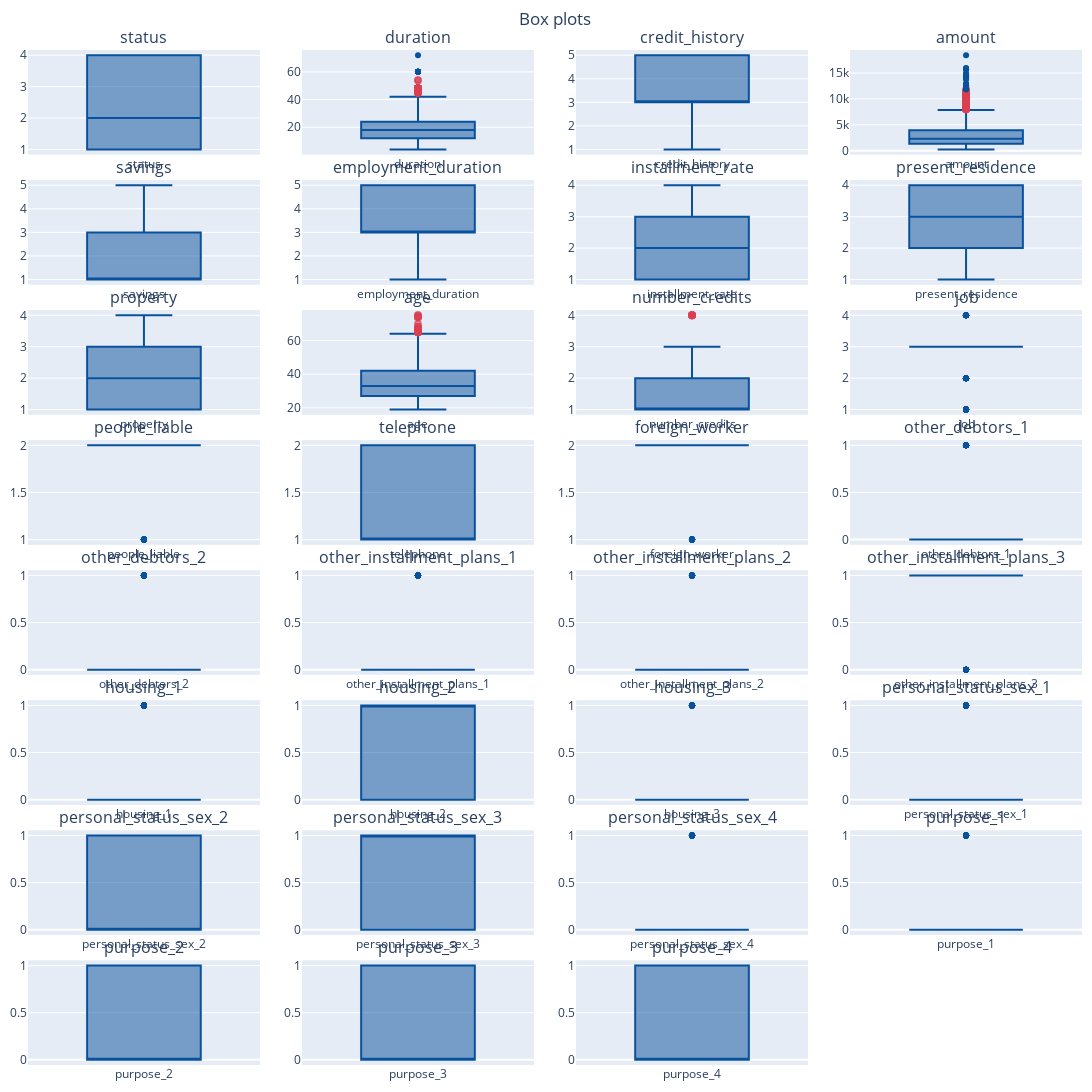

The cell this chart's notebook holds for it:
### Code cell
titles = tuple(pre_df.keys()[0:-1])
rows = math.ceil(len(titles)/4)
fig = make_subplots(rows=rows, cols=4, subplot_titles = titles, vertical_spacing=0.025, horizontal_spacing=0.04)
layout = get_layout("Box plots", height=1200/5 * rows)
for index,feature in enumerate(titles):
    # print(f"row={index//4+1}, col={index%4+1}")
    fig.add_trace(get_boxplot_trace(feature, pre_df[feature]) ,row=index//4+1, col=index%4+1)
fig.update_layout(layout)
fig.show()     
if SAVE_IMAGES:
    pio.write_image(fig, f"{images_folder}/boxplots_preprocessed.png")

### Figure 1 — Plotly figure (JSON) as saved in the notebook; plotly's stock layout.template omitted (floating-point values rounded to 4 significant figures; data arrays with more than 128 entries replaced by an {"elided": "..."} marker saying what was removed)
{"data": [{"boxpoints": "suspectedoutliers", "line": {"color": "rgb(8,81,156)"}, "marker": {"color": "rgb(8,81,156)", "line": {"outliercolor": "rgba(219, 64, 82, 0.6)", "outlierwidth": 2}, "outliercolor": "rgba(219, 64, 82, 0.6)"}, "name": "status", "type": "box", "xaxis": "x", "y": {"elided": "1000 int values"}, "yaxis": "y"}, {"boxpoints": "suspectedoutliers", "line": {"color": "rgb(8,81,156)"}, "marker": {"color": "rgb(8,81,156)", "line": {"outliercolor": "rgba(219, 64, 82, 0.6)", "outlierwidth": 2}, "outliercolor": "rgba(219, 64, 82, 0.6)"}, "name": "duration", "type": "box", "xaxis": "x2", "y": {"elided": "1000 int values"}, "yaxis": "y2"}, {"boxpoints": "suspectedoutliers", "line": {"color": "rgb(8,81,156)"}, "marker": {"color": "rgb(8,81,156)", "line": {"outliercolor": "rgba(219, 64, 82, 0.6)", "outlierwidth": 2}, "outliercolor": "rgba(219, 64, 82, 0.6)"}, "name": "credit_history", "type": "box", "xaxis": "x3", "y": {"elided": "1000 int values"}, "yaxis": "y3"}, {"boxpoints": "suspectedoutliers", "line": {"color": "rgb(8,81,156)"}, "marker": {"color": "rgb(8,81,156)", "line": {"outliercolor": "rgba(219, 64, 82, 0.6)", "outlierwidth": 2}, "outliercolor": "rgba(219, 64, 82, 0.6)"}, "name": "amount", "type": "box", "xaxis": "x4", "y": {"elided": "1000 int values"}, "yaxis": "y4"}, {"boxpoints": "suspectedoutliers", "line": {"color": "rgb(8,81,156)"}, "marker": {"color": "rgb(8,81,156)", "line": {"outliercolor": "rgba(219, 64, 82, 0.6)", "outlierwidth": 2}, "outliercolor": "rgba(219, 64, 82, 0.6)"}, "name": "savings", "type": "box", "xaxis": "x5", "y": {"elided": "1000 int values"}, "yaxis": "y5"}, {"boxpoints": "suspectedoutliers", "line": {"color": "rgb(8,81,156)"}, "marker": {"color": "rgb(8,81,156)", "line": {"outliercolor": "rgba(219, 64, 82, 0.6)", "outlierwidth": 2}, "outliercolor": "rgba(219, 64, 82, 0.6)"}, "name": "employment_duration", "type": "box", "xaxis": "x6", "y": {"elided": "1000 int values"}, "yaxis": "y6"}, {"boxpoints": "suspectedoutliers", "line": {"color": "rgb(8,81,156)"}, "marker": {"color": "rgb(8,81,156)", "line": {"outliercolor": "rgba(219, 64, 82, 0.6)", "outlierwidth": 2}, "outliercolor": "rgba(219, 64, 82, 0.6)"}, "name": "installment_rate", "type": "box", "xaxis": "x7", "y": {"elided": "1000 int values"}, "yaxis": "y7"}, {"boxpoints": "suspectedoutliers", "line": {"color": "rgb(8,81,156)"}, "marker": {"color": "rgb(8,81,156)", "line": {"outliercolor": "rgba(219, 64, 82, 0.6)", "outlierwidth": 2}, "outliercolor": "rgba(219, 64, 82, 0.6)"}, "name": "present_residence", "type": "box", "xaxis": "x8", "y": {"elided": "1000 int values"}, "yaxis": "y8"}, {"boxpoints": "suspectedoutliers", "line": {"color": "rgb(8,81,156)"}, "marker": {"color": "rgb(8,81,156)", "line": {"outliercolor": "rgba(219, 64, 82, 0.6)", "outlierwidth": 2}, "outliercolor": "rgba(219, 64, 82, 0.6)"}, "name": "property", "type": "box", "xaxis": "x9", "y": {"elided": "1000 int values"}, "yaxis": "y9"}, {"boxpoints": "suspectedoutliers", "line": {"color": "rgb(8,81,156)"}, "marker": {"color": "rgb(8,81,156)", "line": {"outliercolor": "rgba(219, 64, 82, 0.6)", "outlierwidth": 2}, "outliercolor": "rgba(219, 64, 82, 0.6)"}, "name": "age", "type": "box", "xaxis": "x10", "y": {"elided": "1000 int values"}, "yaxis": "y10"}, {"boxpoints": "suspectedoutliers", "line": {"color": "rgb(8,81,156)"}, "marker": {"color": "rgb(8,81,156)", "line": {"outliercolor": "rgba(219, 64, 82, 0.6)", "outlierwidth": 2}, "outliercolor": "rgba(219, 64, 82, 0.6)"}, "name": "number_credits", "type": "box", "xaxis": "x11", "y": {"elided": "1000 int values"}, "yaxis": "y11"}, {"boxpoints": "suspectedoutliers", "line": {"color": "rgb(8,81,156)"}, "marker": {"color": "rgb(8,81,156)", "line": {"outliercolor": "rgba(219, 64, 82, 0.6)", "outlierwidth": 2}, "outliercolor": "rgba(219, 64, 82, 0.6)"}, "name": "job", "type": "box", "xaxis": "x12", "y": {"elided": "1000 int values"}, "yaxis": "y12"}, {"boxpoints": "suspectedoutliers", "line": {"color": "rgb(8,81,156)"}, "marker": {"color": "rgb(8,81,156)", "line": {"outliercolor": "rgba(219, 64, 82, 0.6)", "outlierwidth": 2}, "outliercolor": "rgba(219, 64, 82, 0.6)"}, "name": "people_liable", "type": "box", "xaxis": "x13", "y": {"elided": "1000 int values"}, "yaxis": "y13"}, {"boxpoints": "suspectedoutliers", "line": {"color": "rgb(8,81,156)"}, "marker": {"color": "rgb(8,81,156)", "line": {"outliercolor": "rgba(219, 64, 82, 0.6)", "outlierwidth": 2}, "outliercolor": "rgba(219, 64, 82, 0.6)"}, "name": "telephone", "type": "box", "xaxis": "x14", "y": {"elided": "1000 int values"}, "yaxis": "y14"}, {"boxpoints": "suspectedoutliers", "line": {"color": "rgb(8,81,156)"}, "marker": {"color": "rgb(8,81,156)", "line": {"outliercolor": "rgba(219, 64, 82, 0.6)", "outlierwidth": 2}, "outliercolor": "rgba(219, 64, 82, 0.6)"}, "name": "foreign_worker", "type": "box", "xaxis": "x15", "y": {"elided": "1000 int values"}, "yaxis": "y15"}, {"boxpoints": "suspectedoutliers", "line": {"color": "rgb(8,81,156)"}, "marker": {"color": "rgb(8,81,156)", "line": {"outliercolor": "rgba(219, 64, 82, 0.6)", "outlierwidth": 2}, "outliercolor": "rgba(219, 64, 82, 0.6)"}, "name": "other_debtors_1", "type": "box", "xaxis": "x16", "y": {"elided": "1000 int values"}, "yaxis": "y16"}, {"boxpoints": "suspectedoutliers", "line": {"color": "rgb(8,81,156)"}, "marker": {"color": "rgb(8,81,156)", "line": {"outliercolor": "rgba(219, 64, 82, 0.6)", "outlierwidth": 2}, "outliercolor": "rgba(219, 64, 82, 0.6)"}, "name": "other_debtors_2", "type": "box", "xaxis": "x17", "y": {"elided": "1000 int values"}, "yaxis": "y17"}, {"boxpoints": "suspectedoutliers", "line": {"color": "rgb(8,81,156)"}, "marker": {"color": "rgb(8,81,156)", "line": {"outliercolor": "rgba(219, 64, 82, 0.6)", "outlierwidth": 2}, "outliercolor": "rgba(219, 64, 82, 0.6)"}, "name": "other_installment_plans_1", "type": "box", "xaxis": "x18", "y": {"elided": "1000 int values"}, "yaxis": "y18"}, {"boxpoints": "suspectedoutliers", "line": {"color": "rgb(8,81,156)"}, "marker": {"color": "rgb(8,81,156)", "line": {"outliercolor": "rgba(219, 64, 82, 0.6)", "outlierwidth": 2}, "outliercolor": "rgba(219, 64, 82, 0.6)"}, "name": "other_installment_plans_2", "type": "box", "xaxis": "x19", "y": {"elided": "1000 int values"}, "yaxis": "y19"}, {"boxpoints": "suspectedoutliers", "line": {"color": "rgb(8,81,156)"}, "marker": {"color": "rgb(8,81,156)", "line": {"outliercolor": "rgba(219, 64, 82, 0.6)", "outlierwidth": 2}, "outliercolor": "rgba(219, 64, 82, 0.6)"}, "name": "other_installment_plans_3", "type": "box", "xaxis": "x20", "y": {"elided": "1000 int values"}, "yaxis": "y20"}, {"boxpoints": "suspectedoutliers", "line": {"color": "rgb(8,81,156)"}, "marker": {"color": "rgb(8,81,156)", "line": {"outliercolor": "rgba(219, 64, 82, 0.6)", "outlierwidth": 2}, "outliercolor": "rgba(219, 64, 82, 0.6)"}, "name": "housing_1", "type": "box", "xaxis": "x21", "y": {"elided": "1000 int values"}, "yaxis": "y21"}, {"boxpoints": "suspectedoutliers", "line": {"color": "rgb(8,81,156)"}, "marker": {"color": "rgb(8,81,156)", "line": {"outliercolor": "rgba(219, 64, 82, 0.6)", "outlierwidth": 2}, "outliercolor": "rgba(219, 64, 82, 0.6)"}, "name": "housing_2", "type": "box", "xaxis": "x22", "y": {"elided": "1000 int values"}, "yaxis": "y22"}, {"boxpoints": "suspectedoutliers", "line": {"color": "rgb(8,81,156)"}, "marker": {"color": "rgb(8,81,156)", "line": {"outliercolor": "rgba(219, 64, 82, 0.6)", "outlierwidth": 2}, "outliercolor": "rgba(219, 64, 82, 0.6)"}, "name": "housing_3", "type": "box", "xaxis": "x23", "y": {"elided": "1000 int values"}, "yaxis": "y23"}, {"boxpoints": "suspectedoutliers", "line": {"color": "rgb(8,81,156)"}, "marker": {"color": "rgb(8,81,156)", "line": {"outliercolor": "rgba(219, 64, 82, 0.6)", "outlierwidth": 2}, "outliercolor": "rgba(219, 64, 82, 0.6)"}, "name": "personal_status_sex_1", "type": "box", "xaxis": "x24", "y": {"elided": "1000 int values"}, "yaxis": "y24"}, {"boxpoints": "suspectedoutliers", "line": {"color": "rgb(8,81,156)"}, "marker": {"color": "rgb(8,81,156)", "line": {"outliercolor": "rgba(219, 64, 82, 0.6)", "outlierwidth": 2}, "outliercolor": "rgba(219, 64, 82, 0.6)"}, "name": "personal_status_sex_2", "type": "box", "xaxis": "x25", "y": {"elided": "1000 int values"}, "yaxis": "y25"}, {"boxpoints": "suspectedoutliers", "line": {"color": "rgb(8,81,156)"}, "marker": {"color": "rgb(8,81,156)", "line": {"outliercolor": "rgba(219, 64, 82, 0.6)", "outlierwidth": 2}, "outliercolor": "rgba(219, 64, 82, 0.6)"}, "name": "personal_status_sex_3", "type": "box", "xaxis": "x26", "y": {"elided": "1000 int values"}, "yaxis": "y26"}, {"boxpoints": "suspectedoutliers", "line": {"color": "rgb(8,81,156)"}, "marker": {"color": "rgb(8,81,156)", "line": {"outliercolor": "rgba(219, 64, 82, 0.6)", "outlierwidth": 2}, "outliercolor": "rgba(219, 64, 82, 0.6)"}, "name": "personal_status_sex_4", "type": "box", "xaxis": "x27", "y": {"elided": "1000 int values"}, "yaxis": "y27"}, {"boxpoints": "suspectedoutliers", "line": {"color": "rgb(8,81,156)"}, "marker": {"color": "rgb(8,81,156)", "line": {"outliercolor": "rgba(219, 64, 82, 0.6)", "outlierwidth": 2}, "outliercolor": "rgba(219, 64, 82, 0.6)"}, "name": "purpose_1", "type": "box", "xaxis": "x28", "y": {"elided": "1000 int values"}, "yaxis": "y28"}, {"boxpoints": "suspectedoutliers", "line": {"color": "rgb(8,81,156)"}, "marker": {"color": "rgb(8,81,156)", "line": {"outliercolor": "rgba(219, 64, 82, 0.6)", "outlierwidth": 2}, "outliercolor": "rgba(219, 64, 82, 0.6)"}, "name": "purpose_2", "type": "box", "xaxis": "x29", "y": {"elided": "1000 int values"}, "yaxis": "y29"}, {"boxpoints": "suspectedoutliers", "line": {"color": "rgb(8,81,156)"}, "marker": {"color": "rgb(8,81,156)", "line": {"outliercolor": "rgba(219, 64, 82, 0.6)", "outlierwidth": 2}, "outliercolor": "rgba(219, 64, 82, 0.6)"}, "name": "purpose_3", "type": "box", "xaxis": "x30", "y": {"elided": "1000 int values"}, "yaxis": "y30"}, {"boxpoints": "suspectedoutliers", "line": {"color": "rgb(8,81,156)"}, "marker": {"color": "rgb(8,81,156)", "line": {"outliercolor": "rgba(219, 64, 82, 0.6)", "outlierwidth": 2}, "outliercolor": "rgba(219, 64, 82, 0.6)"}, "name": "purpose_4", "type": "box", "xaxis": "x31", "y": {"elided": "1000 int values"}, "yaxis": "y31"}], "layout": {"annotations": [{"font": {"size": 16}, "showarrow": false, "text": "status", "x": 0.11, "xanchor": "center", "xref": "paper", "y": 1, "yanchor": "bottom", "yref": "paper"}, {"font": {"size": 16}, "showarrow": false, "text": "duration", "x": 0.37, "xanchor": "center", "xref": "paper", "y": 1, "yanchor": "bottom", "yref": "paper"}, {"font": {"size": 16}, "showarrow": false, "text": "credit_history", "x": 0.63, "xanchor": "center", "xref": "paper", "y": 1, "yanchor": "bottom", "yref": "paper"}, {"font": {"size": 16}, "showarrow": false, "text": "amount", "x": 0.89, "xanchor": "center", "xref": "paper", "y": 1, "yanchor": "bottom", "yref": "paper"}, {"font": {"size": 16}, "showarrow": false, "text": "savings", "x": 0.11, "xanchor": "center", "xref": "paper", "y": 0.8719, "yanchor": "bottom", "yref": "paper"}, {"font": {"size": 16}, "showarrow": false, "text": "employment_duration", "x": 0.37, "xanchor": "center", "xref": "paper", "y": 0.8719, "yanchor": "bottom", "yref": "paper"}, {"font": {"size": 16}, "showarrow": false, "text": "installment_rate", "x": 0.63, "xanchor": "center", "xref": "paper", "y": 0.8719, "yanchor": "bottom", "yref": "paper"}, {"font": {"size": 16}, "showarrow": false, "text": "present_residence", "x": 0.89, "xanchor": "center", "xref": "paper", "y": 0.8719, "yanchor": "bottom", "yref": "paper"}, {"font": {"size": 16}, "showarrow": false, "text": "property", "x": 0.11, "xanchor": "center", "xref": "paper", "y": 0.7438, "yanchor": "bottom", "yref": "paper"}, {"font": {"size": 16}, "showarrow": false, "text": "age", "x": 0.37, "xanchor": "center", "xref": "paper", "y": 0.7438, "yanchor": "bottom", "yref": "paper"}, {"font": {"size": 16}, "showarrow": false, "text": "number_credits", "x": 0.63, "xanchor": "center", "xref": "paper", "y": 0.7438, "yanchor": "bottom", "yref": "paper"}, {"font": {"size": 16}, "showarrow": false, "text": "job", "x": 0.89, "xanchor": "center", "xref": "paper", "y": 0.7438, "yanchor": "bottom", "yref": "paper"}, {"font": {"size": 16}, "showarrow": false, "text": "people_liable", "x": 0.11, "xanchor": "center", "xref": "paper", "y": 0.6156, "yanchor": "bottom", "yref": "paper"}, {"font": {"size": 16}, "showarrow": false, "text": "telephone", "x": 0.37, "xanchor": "center", "xref": "paper", "y": 0.6156, "yanchor": "bottom", "yref": "paper"}, {"font": {"size": 16}, "showarrow": false, "text": "foreign_worker", "x": 0.63, "xanchor": "center", "xref": "paper", "y": 0.6156, "yanchor": "bottom", "yref": "paper"}, {"font": {"size": 16}, "showarrow": false, "text": "other_debtors_1", "x": 0.89, "xanchor": "center", "xref": "paper", "y": 0.6156, "yanchor": "bottom", "yref": "paper"}, {"font": {"size": 16}, "showarrow": false, "text": "other_debtors_2", "x": 0.11, "xanchor": "center", "xref": "paper", "y": 0.4875, "yanchor": "bottom", "yref": "paper"}, {"font": {"size": 16}, "showarrow": false, "text": "other_installment_plans_1", "x": 0.37, "xanchor": "center", "xref": "paper", "y": 0.4875, "yanchor": "bottom", "yref": "paper"}, {"font": {"size": 16}, "showarrow": false, "text": "other_installment_plans_2", "x": 0.63, "xanchor": "center", "xref": "paper", "y": 0.4875, "yanchor": "bottom", "yref": "paper"}, {"font": {"size": 16}, "showarrow": false, "text": "other_installment_plans_3", "x": 0.89, "xanchor": "center", "xref": "paper", "y": 0.4875, "yanchor": "bottom", "yref": "paper"}, {"font": {"size": 16}, "showarrow": false, "text": "housing_1", "x": 0.11, "xanchor": "center", "xref": "paper", "y": 0.3594, "yanchor": "bottom", "yref": "paper"}, {"font": {"size": 16}, "showarrow": false, "text": "housing_2", "x": 0.37, "xanchor": "center", "xref": "paper", "y": 0.3594, "yanchor": "bottom", "yref": "paper"}, {"font": {"size": 16}, "showarrow": false, "text": "housing_3", "x": 0.63, "xanchor": "center", "xref": "paper", "y": 0.3594, "yanchor": "bottom", "yref": "paper"}, {"font": {"size": 16}, "showarrow": false, "text": "personal_status_sex_1", "x": 0.89, "xanchor": "center", "xref": "paper", "y": 0.3594, "yanchor": "bottom", "yref": "paper"}, {"font": {"size": 16}, "showarrow": false, "text": "personal_status_sex_2", "x": 0.11, "xanchor": "center", "xref": "paper", "y": 0.2312, "yanchor": "bottom", "yref": "paper"}, {"font": {"size": 16}, "showarrow": false, "text": "personal_status_sex_3", "x": 0.37, "xanchor": "center", "xref": "paper", "y": 0.2312, "yanchor": "bottom", "yref": "paper"}, {"font": {"size": 16}, "showarrow": false, "text": "personal_status_sex_4", "x": 0.63, "xanchor": "center", "xref": "paper", "y": 0.2312, "yanchor": "bottom", "yref": "paper"}, {"font": {"size": 16}, "showarrow": false, "text": "purpose_1", "x": 0.89, "xanchor": "center", "xref": "paper", "y": 0.2312, "yanchor": "bottom", "yref": "paper"}, {"font": {"size": 16}, "showarrow": false, "text": "purpose_2", "x": 0.11, "xanchor": "center", "xref": "paper", "y": 0.1031, "yanchor": "bottom", "yref": "paper"}, {"font": {"size": 16}, "showarrow": false, "text": "purpose_3", "x": 0.37, "xanchor": "center", "xref": "paper", "y": 0.1031, "yanchor": "bottom", "yref": "paper"}, {"font": {"size": 16}, "showarrow": false, "text": "purpose_4", "x": 0.63, "xanchor": "center", "xref": "paper", "y": 0.1031, "yanchor": "bottom", "yref": "paper"}], "autosize": true, "height": 1920, "margin": {"b": 10, "l": 10, "r": 10, "t": 50}, "showlegend": false, "title": {"text": "Box plots", "x": 0.5, "xref": "paper"}, "width": 1100, "xaxis": {"anchor": "y", "automargin": true, "domain": [0, 0.22], "tickangle": 0}, "xaxis10": {"anchor": "y10", "domain": [0.26, 0.48]}, "xaxis11": {"anchor": "y11", "domain": [0.52, 0.74]}, "xaxis12": {"anchor": "y12", "domain": [0.78, 1]}, "xaxis13": {"anchor": "y13", "domain": [0, 0.22]}, "xaxis14": {"anchor": "y14", "domain": [0.26, 0.48]}, "xaxis15": {"anchor": "y15", "domain": [0.52, 0.74]}, "xaxis16": {"anchor": "y16", "domain": [0.78, 1]}, "xaxis17": {"anchor": "y17", "domain": [0, 0.22]}, "xaxis18": {"anchor": "y18", "domain": [0.26, 0.48]}, "xaxis19": {"anchor": "y19", "domain": [0.52, 0.74]}, "xaxis2": {"anchor": "y2", "domain": [0.26, 0.48]}, "xaxis20": {"anchor": "y20", "domain": [0.78, 1]}, "xaxis21": {"anchor": "y21", "domain": [0, 0.22]}, "xaxis22": {"anchor": "y22", "domain": [0.26, 0.48]}, "xaxis23": {"anchor": "y23", "domain": [0.52, 0.74]}, "xaxis24": {"anchor": "y24", "domain": [0.78, 1]}, "xaxis25": {"anchor": "y25", "domain": [0, 0.22]}, "xaxis26": {"anchor": "y26", "domain": [0.26, 0.48]}, "xaxis27": {"anchor": "y27", "domain": [0.52, 0.74]}, "xaxis28": {"anchor": "y28", "domain": [0.78, 1]}, "xaxis29": {"anchor": "y29", "domain": [0, 0.22]}, "xaxis3": {"anchor": "y3", "domain": [0.52, 0.74]}, "xaxis30": {"anchor": "y30", "domain": [0.26, 0.48]}, "xaxis31": {"anchor": "y31", "domain": [0.52, 0.74]}, "xaxis32": {"anchor": "y32", "domain": [0.78, 1]}, "xaxis4": {"anchor": "y4", "domain": [0.78, 1]}, "xaxis5": {"anchor": "y5", "domain": [0, 0.22]}, "xaxis6": {"anchor": "y6", "domain": [0.26, 0.48]}, "xaxis7": {"anchor": "y7", "domain": [0.52, 0.74]}, "xaxis8": {"anchor": "y8", "domain": [0.78, 1]}, "xaxis9": {"anchor": "y9", "domain": [0, 0.22]}, "yaxis": {"anchor": "x", "automargin": true, "domain": [0.8969, 1]}, "yaxis10": {"anchor": "x10", "domain": [0.6406, 0.7438]}, "yaxis11": {"anchor": "x11", "domain": [0.6406, 0.7438]}, "yaxis12": {"anchor": "x12", "domain": [0.6406, 0.7438]}, "yaxis13": {"anchor": "x13", "domain": [0.5125, 0.6156]}, "yaxis14": {"anchor": "x14", "domain": [0.5125, 0.6156]}, "yaxis15": {"anchor": "x15", "domain": [0.5125, 0.6156]}, "yaxis16": {"anchor": "x16", "domain": [0.5125, 0.6156]}, "yaxis17": {"anchor": "x17", "domain": [0.3844, 0.4875]}, "yaxis18": {"anchor": "x18", "domain": [0.3844, 0.4875]}, "yaxis19": {"anchor": "x19", "domain": [0.3844, 0.4875]}, "yaxis2": {"anchor": "x2", "domain": [0.8969, 1]}, "yaxis20": {"anchor": "x20", "domain": [0.3844, 0.4875]}, "yaxis21": {"anchor": "x21", "domain": [0.2562, 0.3594]}, "yaxis22": {"anchor": "x22", "domain": [0.2562, 0.3594]}, "yaxis23": {"anchor": "x23", "domain": [0.2562, 0.3594]}, "yaxis24": {"anchor": "x24", "domain": [0.2562, 0.3594]}, "yaxis25": {"anchor": "x25", "domain": [0.1281, 0.2312]}, "yaxis26": {"anchor": "x26", "domain": [0.1281, 0.2312]}, "yaxis27": {"anchor": "x27", "domain": [0.1281, 0.2312]}, "yaxis28": {"anchor": "x28", "domain": [0.1281, 0.2312]}, "yaxis29": {"anchor": "x29", "domain": [0, 0.1031]}, "yaxis3": {"anchor": "x3", "domain": [0.8969, 1]}, "yaxis30": {"anchor": "x30", "domain": [0, 0.1031]}, "yaxis31": {"anchor": "x31", "domain": [0, 0.1031]}, "yaxis32": {"anchor": "x32", "domain": [0, 0.1031]}, "yaxis4": {"anchor": "x4", "domain": [0.8969, 1]}, "yaxis5": {"anchor": "x5", "domain": [0.7688, 0.8719]}, "yaxis6": {"anchor": "x6", "domain": [0.7688, 0.8719]}, "yaxis7": {"anchor": "x7", "domain": [0.7688, 0.8719]}, "yaxis8": {"anchor": "x8", "domain": [0.7688, 0.8719]}, "yaxis9": {"anchor": "x9", "domain": [0.6406, 0.7438]}}}
